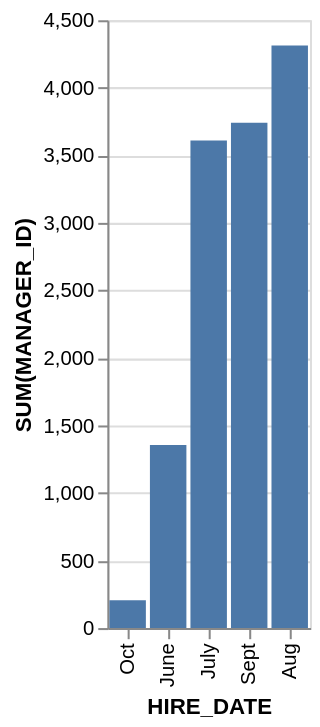

Vega-Lite specification for this chart:
### Vega-Lite specification from a JSON file in a GitHub repository (floating-point values rounded to 4 significant figures)
{"data": {"values": [{"x_data": "Oct", "y_data": 205}, {"x_data": "June", "y_data": 1355}, {"x_data": "July", "y_data": 3610}, {"x_data": "Sept", "y_data": 3741}, {"x_data": "Aug", "y_data": 4314}]}, "mark": "bar", "encoding": {"x": {"field": "x_data", "type": "nominal", "title": "HIRE_DATE", "sort": {"op": "sum", "field": "y_data", "order": "ascending"}}, "y": {"field": "y_data", "type": "quantitative", "title": "SUM(MANAGER_ID)"}}}
